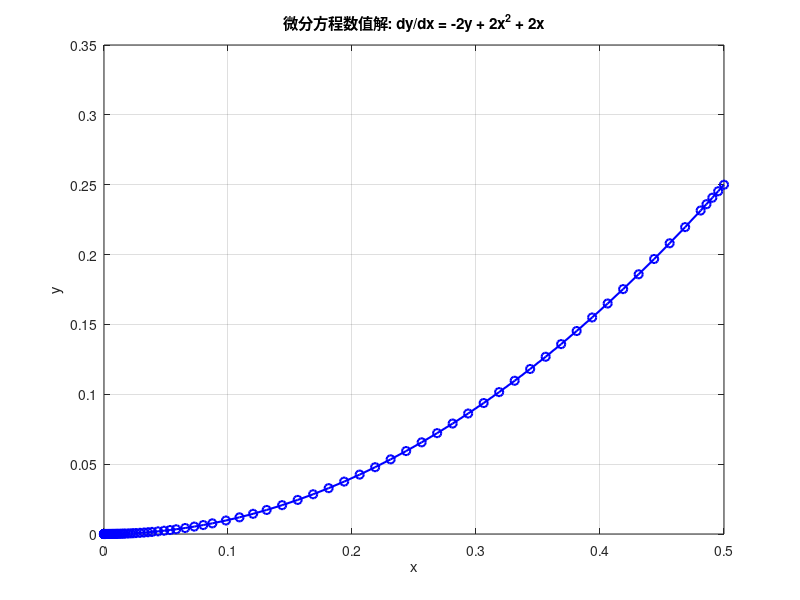

This figure's MATLAB source:
% 定义微分方程
f = @(x, y) -2*y + 2*x.^2 + 2*x;

% 设置初始条件和求解区间
xspan = [0, 0.5]; % 求解区间 [0, 0.5]
y0 = 0;           % 初始条件 y(0)=0

% 使用 ode45 求解数值解
[x, y] = ode45(f, xspan, y0);

% 输出数值解（显示部分结果）
fprintf('在区间 [0, 0.5] 上的数值解：\n');
disp([x, y]);

% 绘制数值解曲线
plot(x, y, 'b-o', 'LineWidth', 1.5);
xlabel('x');
ylabel('y');
title('微分方程数值解: dy/dx = -2y + 2x^2 + 2x');
grid on;
